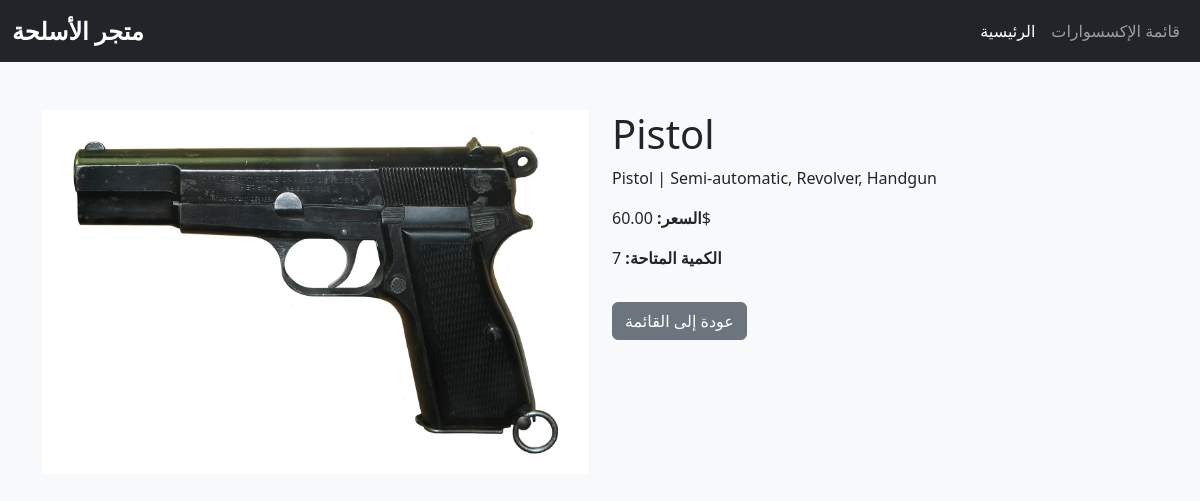
The app's page /weapons/3/ with its own data.
### store/models.py (models this page shows, shortened)
class Weapon(models.Model):
    name = models.CharField(max_length=100)
    category = models.CharField(max_length=50)  # نوع السلاح (مسدس، بندقية، إلخ)
    price = models.DecimalField(max_digits=10, decimal_places=2)
    description = models.TextField()
    stock = models.IntegerField(default=0)  # الكمية المتاحة
    image = models.ImageField(upload_to='weapon_images/')

### store/views.py (the view)
# urls.py: path('weapons/<int:id>/', views.weapon_detail, name='weapon_detail'),  # تفاصيل السلاح
def weapon_detail(request, id):
    weapon = get_object_or_404(Weapon, id=id)
    return render(request, 'store/weapon_detail.html', {'weapon': weapon})

### store/templates/store/weapon_detail.html (shortened to what this page needs)
{% extends 'store/base.html' %}
{% block content %}
<div class="row">
    <div class="col-md-6">
        <img src="{{ weapon.image.url }}" class="img-fluid" alt="{{ weapon.name }}">
    </div>
    <div class="col-md-6">
        <h1>{{ weapon.name }}</h1>
        <p>{{ weapon.description }}</p>
        <p><strong>السعر: </strong>{{ weapon.price }}$</p>
        <p><strong>الكمية المتاحة: </strong>{{ weapon.stock }}</p>
        <a href="{% url 'weapon_list' %}" class="btn btn-secondary mt-3">عودة إلى القائمة</a>
    </div>
</div>
{% endblock %}

### static/css/style.css (style rules this page uses)
body { background-color: #f8f9fa; }

### records on screen
Weapon: image (picture), name "Pistol", description "Pistol | Semi-automatic, Revolver, Handgun", price "60.00", stock "7"
